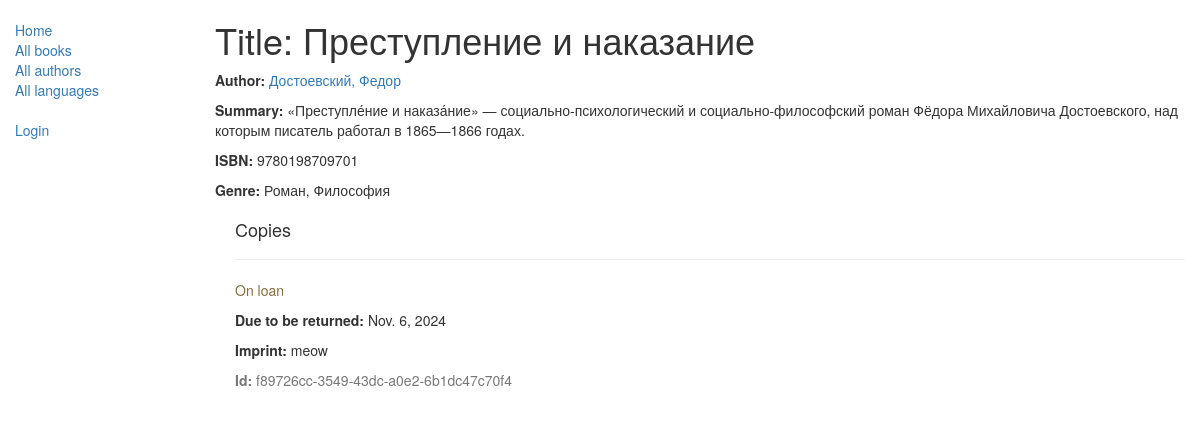
/catalog/book/3, run on the app's committed database.
### catalog/models.py (models this page shows, shortened)
class Book(models.Model):
    title = models.CharField(max_length=200)
    author = models.ForeignKey('Author', on_delete=models.SET_NULL, null=True)
    summary = models.TextField(max_length=1000, help_text='Enter a brief description of the book')
    isbn = models.CharField('ISBN', max_length=13,help_text='13 Character <a href="https://www.isbn-international.org/content/what-isbn">ISBN number</a> ')
    genre = models.ManyToManyField(Genre, help_text='Select a genre for this book')
    language = models.ForeignKey('Language', on_delete=models.SET_NULL, null=True)
    class Meta:
        ordering = ['title', 'author']
    def display_genre(self):
        return ', '.join([genre.name for genre in self.genre.all()[:3]])
    display_genre.short_description = 'Genre'

class Author(models.Model):
    first_name = models.CharField(max_length=100)
    last_name = models.CharField(max_length=100)
    date_of_birth = models.DateField(null=True, blank=True)
    date_of_death = models.DateField('Died', null=True, blank=True)
    class Meta:
        ordering = ['last_name', 'first_name']
    def __str__(self):
        return f'{self.last_name}, {self.first_name}'

class Genre(models.Model):
    name = models.CharField(max_length=200, help_text='Enter a book genre')
    def __str__(self):
        return self.name
    class Meta:
        constraints = [
            UniqueConstraint(Lower('name'),name='genre_name_case_insensitive_unique',violation_error_message="Genre already exists (case insensitive match)"),]

class BookInstance(models.Model):
    id = models.UUIDField(primary_key=True, default=uuid.uuid4, help_text='Unique ID for this particular book across whole library')
    book = models.ForeignKey('Book', on_delete=models.SET_NULL, null=True)
    imprint = models.CharField(max_length=200)
    due_back = models.DateField(null=True, blank=True)
    borrower = models.ForeignKey(User, on_delete=models.SET_NULL, null=True, blank=True)
    LOAN_STATUS = (
        ('m', 'Maintenance'),
        ('o', 'On loan'),
        ('a', 'Available'),
        ('r', 'Reserved'),
    )
    status = models.CharField(max_length=1, choices=LOAN_STATUS, blank=True, default='m', help_text='Book availbility')
    class Meta:
        ordering = ["due_back"]
        permissions = (("can_mark_returned", "Set book as returned"),)

### catalog/views.py (the view)
# urls.py: path('book/<int:pk>', views.BookDetailView.as_view(), name='book-detail'),
class BookDetailView(generic.DetailView):
    model = Book

### catalog/templates/catalog/book_detail.html (shortened to what this page needs)
{% extends "base_generic.html" %}
{% block content %}
  <h1>Title: {{ book.title }}</h1>
  <p><strong>Author:</strong> <a href="{% url 'author-detail' book.author.pk %}">{{ book.author }}</a></p>
  <p><strong>Summary:</strong> {{ book.summary }}</p>
  <p><strong>ISBN:</strong> {{ book.isbn }}</p>
  <p><strong>Genre:</strong> {% for genre in book.genre.all %} {{ genre }}{% if not forloop.last %}, {% endif %}{% endfor %}</p>
  <div style="margin-left:20px;margin-top:20px">
    <h4>Copies</h4>
    {% for copy in book.bookinstance_set.all %}
    <hr>
    <p
      class="{% if copy.status == 'a' %}text-success{% elif copy.status == 'd' %}text-danger
      {% else %}text-warning{% endif %}"
    >
      {{ copy.get_status_display }}
    </p>
    {% if copy.status != 'a' %}<p><strong>Due to be returned:</strong> {{copy.due_back}}</p>{% endif %}
    <p><strong>Imprint:</strong> {{copy.imprint}}</p>
    <p class="text-muted"><strong>Id:</strong> {{copy.id}}</p>
    {% endfor %}
  </div>
{% endblock %}

### data on the page
Book: title "Преступление и наказание", author "Достоевский, Федор", summary "«Преступле́ние и наказа́ние» — социально-психологический и социально-философский роман Фёдора Михайловича Достоевского, над которым писатель работал в 1865—1866 годах.", isbn "9780198709701"
Genre: name "Роман"
Genre: name "Философия"
BookInstance: status "On loan", due_back "Nov. 6, 2024", imprint "meow", id "f89726cc-3549-43dc-a0e2-6b1dc47c70f4"
